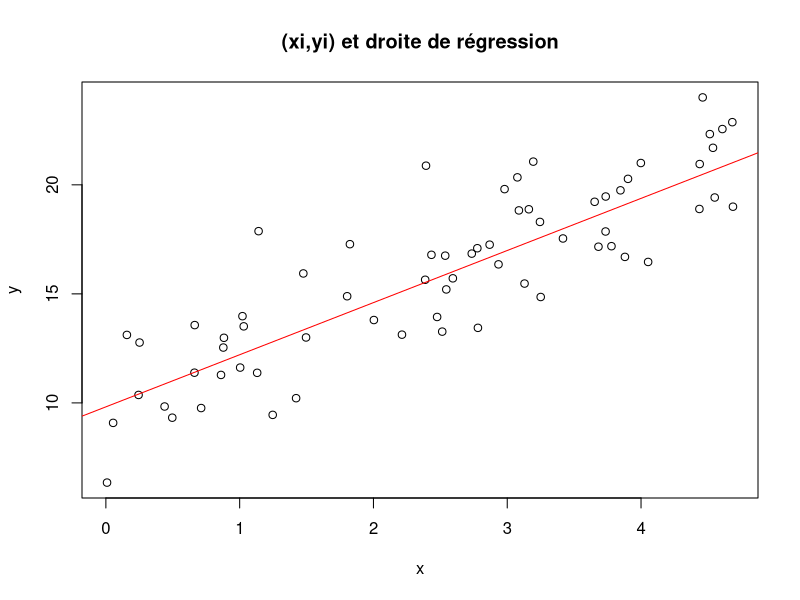
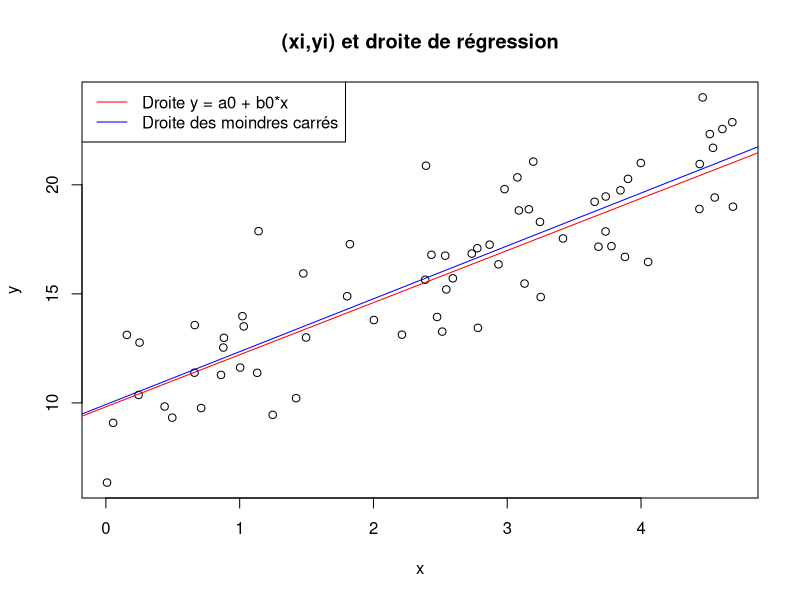
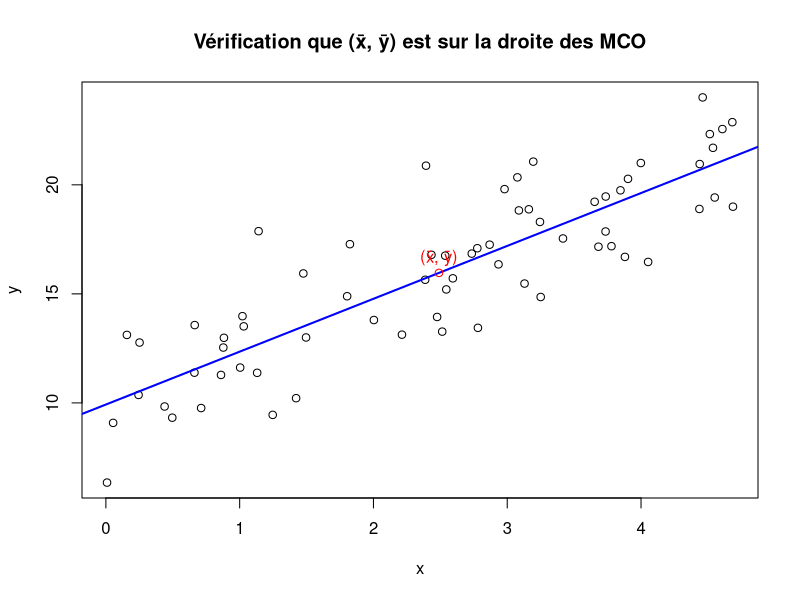
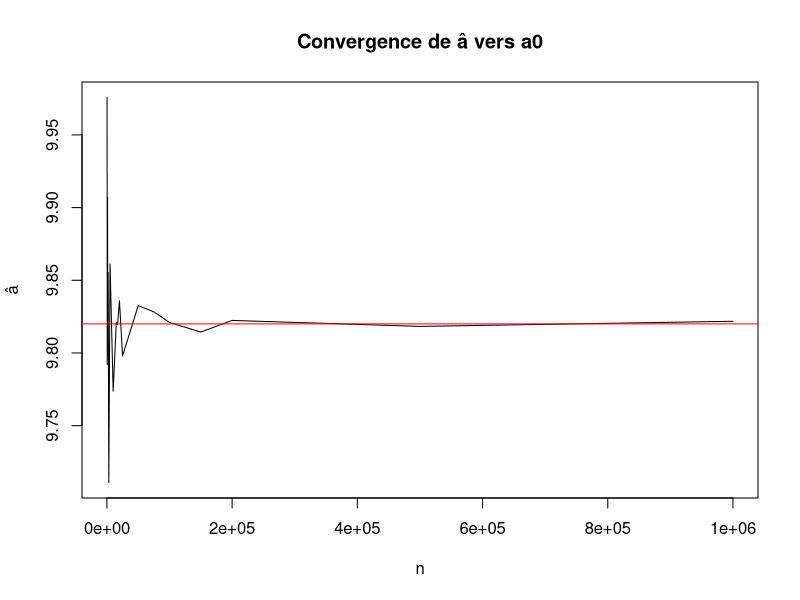
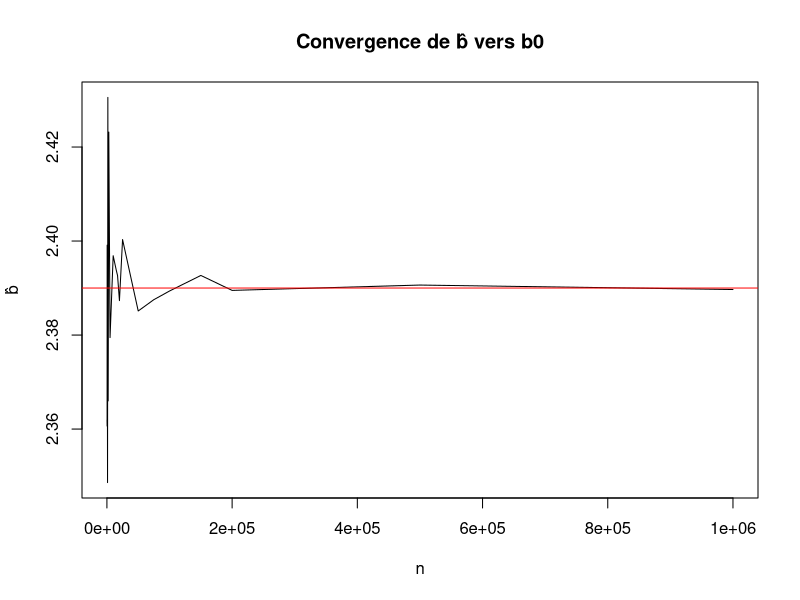
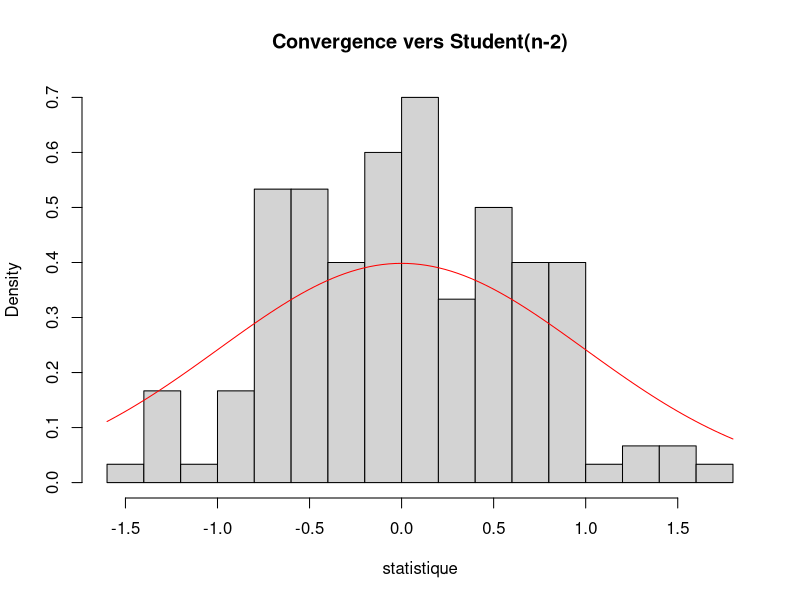

The R script that drew these images, in order: (Note: this script raises an error after producing the figures.)
## ---- chunk 1
a0<-round(runif(1,3,15),2)  
b0<-round(runif(1,1,5),2)  
s0<-round(runif(1,1,3),2)
## ---- chunk 2
n<- round(runif(1,20,100),0)
x<- runif(n,0,5)
## ---- chunk 3
epsilon<- rnorm(n,0,s0)
y<- a0 + b0*x + epsilon
## ---- chunk 4
plot(x, y,
     main = "(xi,yi) et droite de régression",
     xlab = "x", ylab = "y")

abline(a = a0, b = b0, col = "red")
## ---- chunk 5
b_estim <- function(x, y) {
  # dans l'énoncé on a : SxY = sum((x - mean(x)) * (y - mean(y))) et SxX = sum((x - mean(x))^2) d'où la fonction ...
  return (sum((x - mean(x)) * (y - mean(y))) / sum((x - mean(x))^2))
}

a_estim <- function(x, y) {
  # On a également Y barre = mean(y) 
  return(mean(y) - b_estim(x, y) * mean(x))
}

sigma_estim <- function(x, y) {
  res <- y - a_estim(x, y) - b_estim(x, y) * x
  return(sum(res^2) / n)
}
## ---- chunk 6
b_estimé <- b_estim(x, y)
a_estimé <- a_estim(x, y)
s_estimé <- sigma_estim(x, y)

print(paste("Les réalisations simulées des estimateurs sont donc a_estimé =", a_estimé, "b_estimé =", b_estimé, "s_estimé =", s_estimé))
## ---- chunk 7
plot(x, y,
     main = "(xi,yi) et droite de régression",
     xlab = "x", ylab = "y")

abline(a = a0, b = b0, col = "red") #Droite y=a0+b0x

abline(a = a_estimé, b = b_estimé, col = "blue") #Droite des moindres carrés 

legend("topleft",
       legend = c("Droite y = a0 + b0*x","Droite des moindres carrés"),
       col = c("red", "blue"),
       lty = c(1, 1))
## ---- chunk 8
y_moindre_carres <- a_estimé + b_estimé * x
#D'où le vecteur des résidus suivant ...
residus <- y - y_moindre_carres
## ---- chunk 9
somme_residus <- sum(residus)
print(paste("La somme des résidus est donc égale à", somme_residus))
somme_differences <- sum(y - y_moindre_carres)
print(paste("La somme des différences est donc égale à", somme_differences))
## ---- chunk 10
plot(x, y, 
     main = "Vérification que (x̄, ȳ) est sur la droite des MCO",
     xlab = "x", ylab = "y")

# Droite des MCO
abline(a = a_estim(x, y), b = b_estim(x, y), col = "blue", lwd = 2)

# Point moyen (x̄, ȳ)
points(mean(x), mean(y), col = "red")

# Étiquette
text(mean(x), mean(y), labels = "(x̄, ȳ)", pos = 3, col="red")
## ---- chunk 11
y_test <- a_estimé + b_estimé * mean(x)
print(y_test)
y_barre <- mean(y)
print(y_barre)
## ---- chunk 12
donnees <- data.frame(varx = x, vary = y)
reg<-lm(vary~varx, data = donnees)
summary(reg)
## ---- chunk 13
tailles <- c(200,300,400,500,1000,1500,2000,3000,5000, 10000, 15000, 17000, 20000,25000, 50000,75000, 100000, 150000, 200000, 500000, 1000000)
a_vals <- c()
b_vals <- c()

for (i in tailles) {
  x_i <- runif(i, 0, 5)
  y_i <- a0 + b0 * x_i + rnorm(i, 0, sqrt(s0))
  a_vals <- c(a_vals, a_estim(x_i, y_i))  
  b_vals <- c(b_vals, b_estim(x_i, y_i))
}
## ---- chunk 14

plot(tailles, a_vals, type = "l",
     main = "Convergence de â vers a0",
     xlab = "n", ylab = "â")
abline(h = a0, col = "red")
## ---- chunk 15

plot(tailles, b_vals, type = "l",
     main = "Convergence de b̂ vers b0",
     xlab = "n", ylab = "b̂")
abline(h = b0, col = "red")
## ---- chunk 16
n_choisi <- 200
simulations <- replicate(150, { #replicate va directement stocker nos résultats dans un vecteur 

  x_sim <- runif(n_choisi, 0, 5)
  y_sim <- a0 + b0 * x_sim + rnorm(n_choisi, 0, sqrt(s0))

  a_estim_sim <- a_estim(x_sim, y_sim)
  sigma_estim_sim <- sigma_estim(x_sim, y_sim)

  return((a_estim_sim - a0) / sqrt((sigma_estim_sim / n_choisi) * (1 + mean(x_sim)^2 / var(x_sim)))) #expression de l'énoncé qui sera directement stockée dans un vecteur grâce à la fonction replicate
  
})
## ---- chunk 17

#On trace l'histogramme de la quantité simulée au cours des 150 simulations 

hist(simulations, probability = TRUE,
     main = "Convergence vers Student(n-2)",
     xlab = "statistique", breaks = 20)

# On ajoute la densité d'un loi de student de degrès 198
curve(dt(x, df = 198), add = TRUE, col = "red")
## ---- chunk 18

# In tervalle de confiance pour a : 
gen_IC_a <- function(x, y, alpha) {
  a_est  <- a_estim(x, y)
  sig_est <- sigma_estim(x, y)
  varx     <- var(x)
  #Fonction quantile de la loi de student
  t_crit  <- qt(1 - alpha/2, df = n - 2)   
  
  marge <- t_crit * sqrt((sig_est / n) * (1 + mean(x)^2 / varx))
  c(a_est - marge, a_est + marge)
}

gen_IC_b <- function(x, y, alpha) {
  b_est   <- b_estim(x, y)
  sig_est <- sigma_estim(x, y)
  varx     <- var(x)
  t_crit  <- qt(1 - alpha/2, df = n - 2)
  
  marge <- t_crit * sqrt(sig_est / (varx * n))
  c(b_est - marge, b_est + marge)
}

gen_IC_s <- function(x, y, alpha) {
  sig_est <- sigma_estim(x, y)
  
  # fonction quantile de la loi du Chi-deux
  chi_inf <- qchisq(1 - alpha/2, df = n - 2)
  chi_sup <- qchisq(alpha/2,     df = n - 2)
  
  c((n - 2) * sig_hat / chi_inf,
    (n - 2) * sig_hat / chi_sup)
}
## ---- chunk 19
alpha <- 0.05

intervalles_a_vect <- replicate(100, {
  x_sim <- runif(n_choisi, 0, 5)
  y_sim <- a0 + b0 * x_sim + rnorm(n_choisi, 0, sqrt(s0))
  
  gen_IC_a(x_sim, y_sim, alpha )
})

intervalles_b_vect <- replicate(100, {
  x_sim <- runif(n_choisi, 0, 5)
  y_sim <- a0 + b0 * x_sim + rnorm(n_choisi, 0, sqrt(s0))
  
  gen_IC_b(x_sim, y_sim, alpha )
})

intervalles_s_vect <- replicate(100, {
  x_sim <- runif(n_choisi, 0, 5)
  y_sim <- a0 + b0 * x_sim + rnorm(n_choisi, 0, sqrt(s0))
  
  gen_IC_s(x_sim, y_sim, alpha )
})
